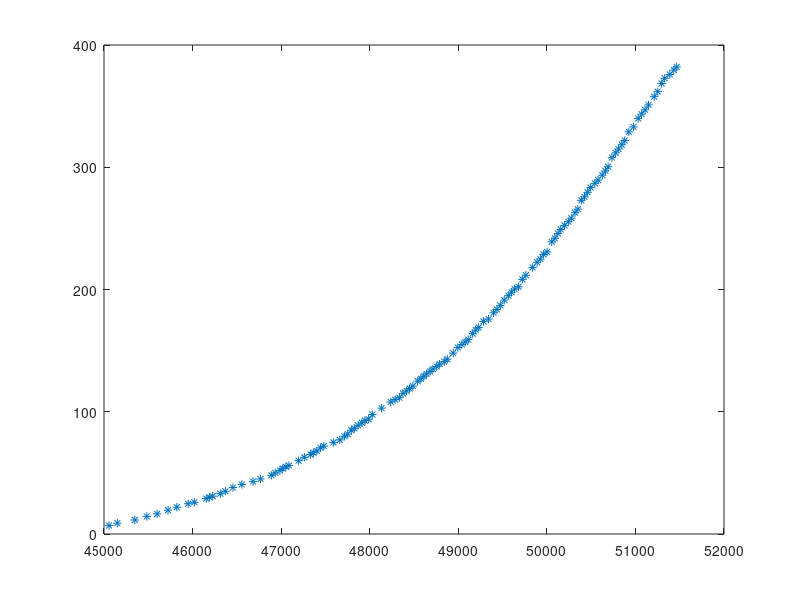
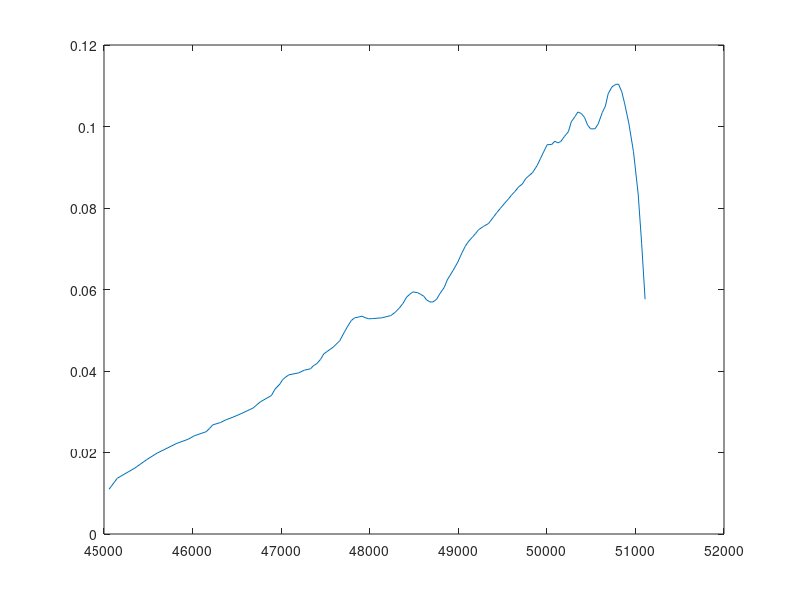

Write the MATLAB code that produced these figures, in order.
A = dlmread("./datos.txt");
time = A(:,1);
pos = A(:, 2);

kern = hamming(15);
kern = kern/sum(kern);

newPos = pos;
%newPos = conv(pos, kern, "same");
figure(1)
plot( time, newPos, "*")


vs = diff(newPos) ./ diff(time);
figure(2)
plot(time(1:end-floor(size(kern)/2)-1), conv(vs(1:end-floor(size(kern)/2)), kern,"same"))